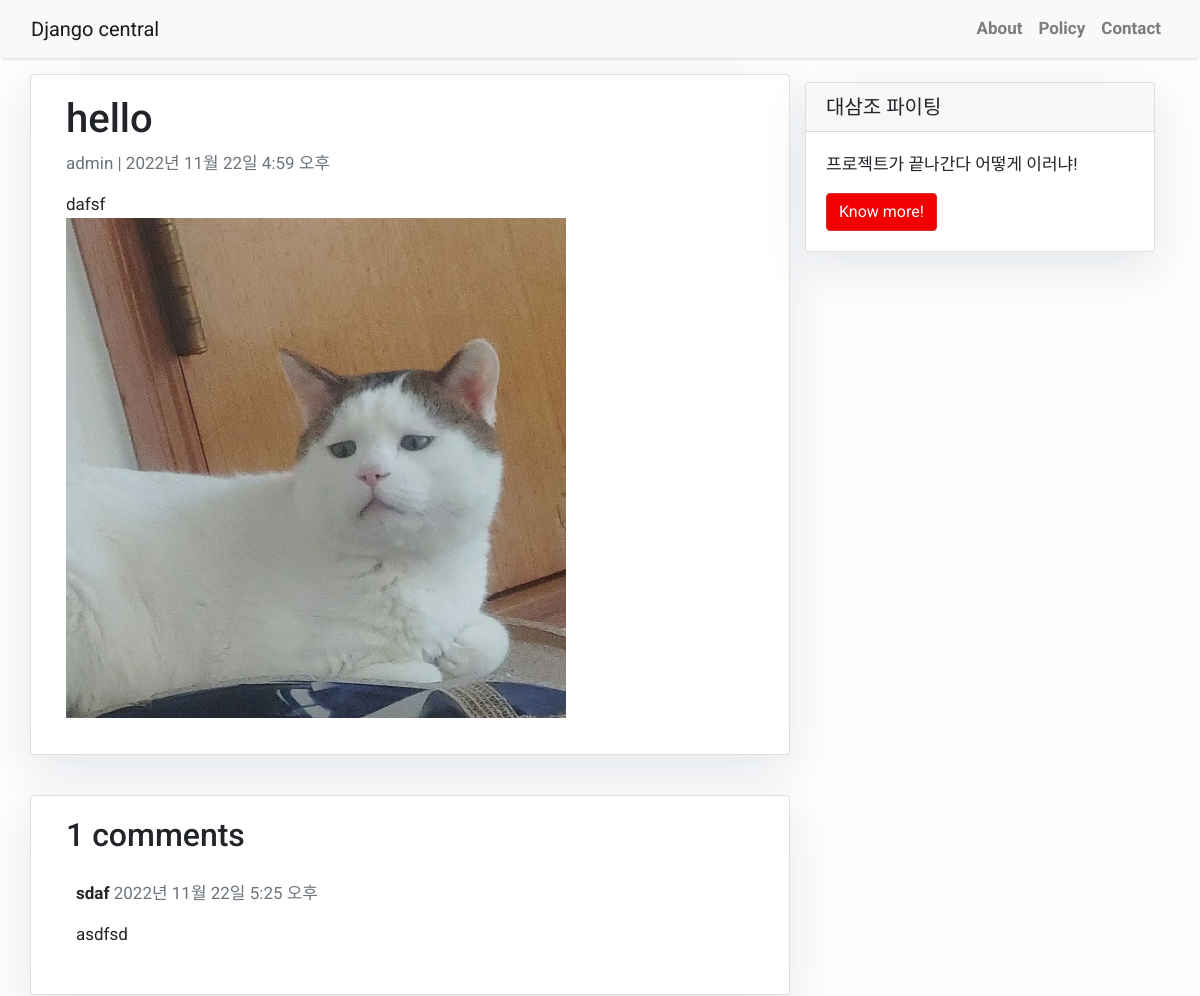
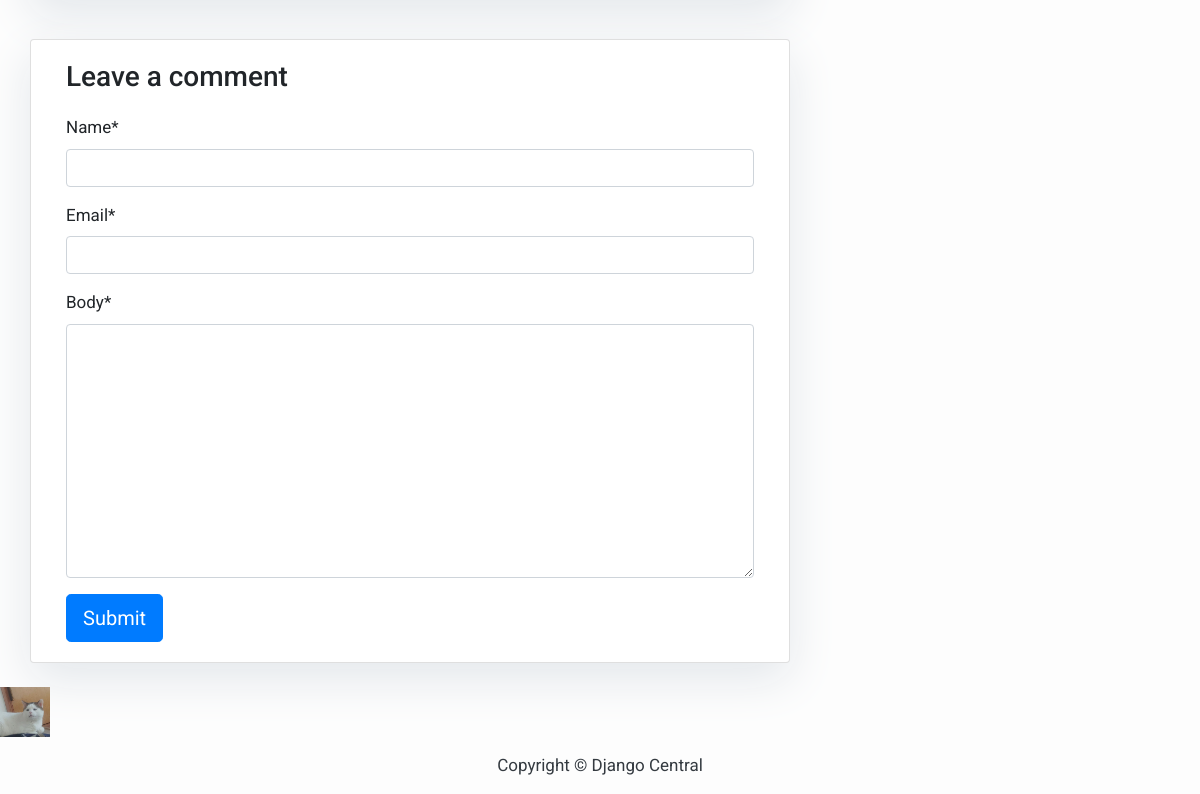
/hello/, run on the app's committed database (2 pictures, top to bottom).
### blog/models.py (models this page shows, shortened)
class Post(models.Model):
    title = models.CharField(max_length=200, unique=True)
    slug = models.SlugField(max_length=200, unique=True)
    author = models.ForeignKey(User, on_delete= models.CASCADE,related_name='blog_posts')
    updated_on = models.DateTimeField(auto_now= True)
    content = models.TextField()
    created_on = models.DateTimeField(auto_now_add=True)
    status = models.IntegerField(choices=STATUS, default=0)
    class Meta:
        ordering = ['-created_on']

class Photo(models.Model):
    post = models.ForeignKey(Post, on_delete=models.CASCADE, null=True)
    image = models.ImageField(upload_to='images/', blank=True, null=True)

class Comment(models.Model):
    post = models.ForeignKey(Post,on_delete=models.CASCADE,related_name='comments')
    name = models.CharField(max_length=80)
    email = models.EmailField()
    body = models.TextField()
    created_on = models.DateTimeField(auto_now_add=True)
    active = models.BooleanField(default=False)
    class Meta:
        ordering = ['created_on']

### blog/views.py (the view)
# urls.py: path('<slug:slug>/', views.post_detail, name='post_detail'),
def post_detail(request, slug):
    template_name = 'post_detail.html'
    post = get_object_or_404(Post, slug=slug)
    comments = post.comments.filter(active=True)
    new_comment = None
    if request.method == 'POST':
        comment_form = CommentForm(data=request.POST)
        if comment_form.is_valid():
            new_comment = comment_form.save(commit=False)
            new_comment.post = post
            new_comment.save()
    else:
        comment_form = CommentForm()
    return render(request, template_name, {'post': post,
                                           'comments': comments,
                                           'new_comment': new_comment,
                                           'comment_form': comment_form})

### blog/forms.py
class CommentForm(forms.ModelForm):
    class Meta:
        model = Comment
        fields = ('name', 'email', 'body')

### templates/post_detail.html (shortened to what this page needs)
{% extends 'base.html' %} {% block content %}
    {% load crispy_forms_tags %}
    <div class="container">
        <div class="row">
            <div class="col-md-8 card mb-4  mt-3 left  top">
                <div class="card-body">
                    <h1>{% block title %} {{ post.title }} {% endblock title %}</h1>
                    <p class=" text-muted">{{ post.author }} | {{ post.created_on }}
                    <p class="card-text ">{{ post.content | safe }}
                    {% for photo in post.photo_set.all%}
                        <br><img src="{{photo.image.url}}" width="500"><br>
                    {% endfor %}
                    </p>
                    </p>
                </div>
            </div>
            {% block sidebar %} {% include 'sidebar.html' %} {% endblock sidebar %}
            <div class="col-md-8 card mb-4  mt-3 ">
                <div class="card-body">
                    {% with comments.count as total_comments %}
                        <h2>{{ total_comments }} comments</h2>
                    {% endwith %} {% for comment in comments %}
                        <div class="comments" style="padding: 10px;">
                            <p class="font-weight-bold">
                                {{ comment.name }}
                                <span class=" text-muted font-weight-normal">
                                    {{ comment.created_on }}
                                </span>
                            </p>
                            {{ comment.body | linebreaks }}
                        </div>
                    {% endfor %}
                </div>
            </div>
            <div class="col-md-8 card mb-4  mt-3 ">
                <div class="card-body">
                    {% if new_comment %}
                        <div class="alert alert-success" role="alert">
                            Your comment is awaiting moderation
                        </div>
                    {% else %}
                        <h3>Leave a comment</h3>
                        <form method="post" style="margin-top: 1.3em;">
                            {{ comment_form | crispy }}
                            <button type="submit" class="btn btn-primary  btn-lg">Submit</button>
                        </form>
                    {% endif %}
                </div>
            </div>
        </div>
    </div>
{% for photo in post.photo_set.all%}
    <img src="{{photo.image.url}}" width="50"><br>
{% endfor %}
{% endblock content %}

### templates/base.html (style rules this page uses)
body { font-family: "Roboto", sans-serif; font-size: 17px; background-color: #fdfdfd; }

### templates/sidebar.html (style rules this page uses)
.card { box-shadow: 0 16px 48px #E3E7EB; }

### data on the page
Post: title "hello", author "admin", created_on "2022년 11월 22일 4:59 오후", content "dafsf"
Photo: image (picture)
Comment: name "sdaf", created_on "2022년 11월 22일 5:25 오후", body "asdfsd"

### other printed values
{{ total_comments }} "1"
